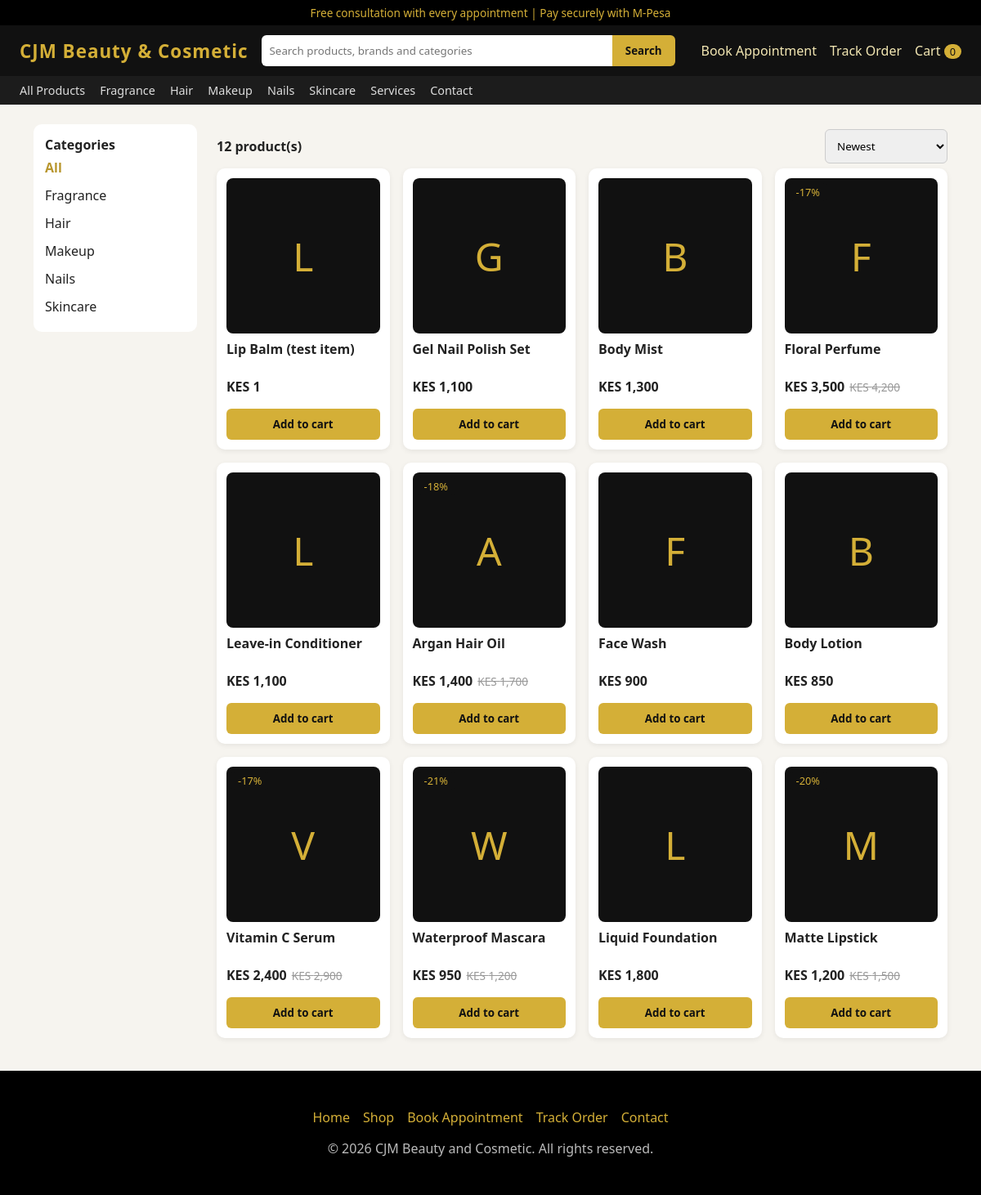
The page /shop.php on the database its author committed.
### tables this page shows
CREATE TABLE products (
  id INT AUTO_INCREMENT PRIMARY KEY,
  name VARCHAR(100) NOT NULL,
  category VARCHAR(50) NOT NULL DEFAULT 'General',
  description TEXT NULL,
  price DECIMAL(10,2) NOT NULL,
  old_price DECIMAL(10,2) NULL,
  image VARCHAR(100) NULL
);

### config.php (called while the page is built, shortened)
<?php
function db() {
    static $pdo;
    if (!$pdo) {
        $pdo = new PDO("mysql:host=".DB_HOST.";dbname=".DB_NAME.";charset=utf8mb4", DB_USER, DB_PASS, [
            PDO::ATTR_ERRMODE => PDO::ERRMODE_EXCEPTION,
            PDO::ATTR_DEFAULT_FETCH_MODE => PDO::FETCH_ASSOC,
        ]);
    }
    return $pdo;
}

### layout.php (the view, shortened to what this page needs)
<?php
require_once __DIR__ . '/config.php';
function e(mixed $s): string { return htmlspecialchars((string)$s, ENT_QUOTES | ENT_SUBSTITUTE, 'UTF-8'); }
function cart_json(array $p): string {
    return e(json_encode(['id' => (int)$p['id'], 'name' => $p['name'], 'price' => (float)$p['price'], 'image' => $p['image']]));
}
function card(array $p): void {
    $disc = ($p['old_price'] && $p['old_price'] > $p['price']) ? round(100 - $p['price'] / $p['old_price'] * 100) : 0; ?>
    <div class="card">
      <a href="product.php?id=<?= $p['id'] ?>">
        <?php if ($disc): ?><span class="badge">-<?= $disc ?>%</span><?php endif; ?>
        <?php if ($p['image']): ?><img class="pimg" src="uploads/<?= e($p['image']) ?>" alt="<?= e($p['name']) ?>">
        <?php else: ?><div class="thumb"><?= e(strtoupper(substr($p['name'], 0, 1))) ?></div><?php endif; ?>
        <h3><?= e($p['name']) ?></h3>
      </a>
      <p class="price">KES <?= number_format($p['price']) ?><?php if ($disc): ?><del>KES <?= number_format($p['old_price']) ?></del><?php endif; ?></p>
      <button onclick="addToCart(<?= cart_json($p) ?>)">Add to cart</button>
    </div>
<?php }
function page_header(string $title): void {
    $cats = db()->query("SELECT DISTINCT category FROM products ORDER BY category")->fetchAll(PDO::FETCH_COLUMN); ?>
<!DOCTYPE html>
<html lang="en">
<head>
  <link rel="stylesheet" href="style.css">
</head>
<body>
<div class="top">Free consultation with every appointment | Pay securely with M-Pesa</div>
<header class="main">
  <div class="bar">
    <a class="logo" href="index.php">CJM Beauty &amp; Cosmetic</a>
    <form class="search" action="shop.php"><input name="q" placeholder="Search products, brands and categories" value="<?= e($_GET['q'] ?? '') ?>"><button>Search</button></form>
    <div class="links"><a href="booking.php">Book Appointment</a><a href="track.php">Track Order</a><a href="cart.php">Cart <span class="cart-count">0</span></a></div>
  </div>
  <nav class="catnav"><a href="shop.php">All Products</a>
    <?php foreach ($cats as $c): ?><a href="shop.php?cat=<?= urlencode($c) ?>"><?= e($c) ?></a><?php endforeach; ?>
    <a href="booking.php">Services</a><a href="contact.php">Contact</a></nav>
</header>
<?php }
function page_footer() { ?>
<footer>
  <p><a href="index.php">Home</a><a href="shop.php">Shop</a><a href="booking.php">Book Appointment</a><a href="track.php">Track Order</a><a href="contact.php">Contact</a></p>
  <p>&copy; <?= date('Y') ?> CJM Beauty and Cosmetic. All rights reserved.</p>
</footer>
</body>
</html>
<?php }

### shop.php (shortened to what this page needs)
<?php require 'layout.php';
$q = trim($_GET['q'] ?? ''); $cat = trim($_GET['cat'] ?? ''); $sort = $_GET['sort'] ?? 'new';
$where = []; $args = [];
$order = ['new' => 'id DESC', 'low' => 'price ASC', 'high' => 'price DESC'][$sort] ?? 'id DESC';
$st = db()->prepare("SELECT * FROM products" . ($where ? " WHERE " . implode(' AND ', $where) : "") . " ORDER BY $order");
$st->execute($args); $products = $st->fetchAll();
$cats = db()->query("SELECT DISTINCT category FROM products ORDER BY category")->fetchAll(PDO::FETCH_COLUMN);
page_header($cat ?: 'Shop');
?>
<main class="wrap shop">
  <aside class="side"><strong>Categories</strong>
    <a href="shop.php" class="<?= $cat === '' ? 'on' : '' ?>">All</a>
    <?php foreach ($cats as $c): ?><a href="shop.php?cat=<?= urlencode($c) ?>" class="<?= $c === $cat ? 'on' : '' ?>"><?= e($c) ?></a><?php endforeach; ?>
  </aside>
  <section>
    <form method="get" style="display:flex;justify-content:space-between;align-items:center">
      <strong><?= count($products) ?> product(s)<?= $q ? ' for "' . e($q) . '"' : '' ?></strong>
      <select name="sort" style="width:auto" onchange="this.form.submit()">
        <option value="new" <?= $sort === 'new' ? 'selected' : '' ?>>Newest</option>
      </select>
    </form>
    <div class="grid"><?php foreach ($products as $p) card($p); ?></div>
  </section>
</main>
<?php page_footer();

### style.css (style rules this page uses)
* { box-sizing:border-box;font-family:system-ui,sans-serif }
:root { --gold:#d4af37;--dark:#111 }
body { margin:0;background:#f6f4ef;color:#222 }
a { color:inherit;text-decoration:none }
.top { background:#000;color:var(--gold);text-align:center;font-size:.85rem;padding:6px }
header.main { background:var(--dark);position:sticky;top:0;z-index:10 }
.bar { display:flex;gap:16px;align-items:center;padding:12px 24px;flex-wrap:wrap }
.logo { color:var(--gold);font-size:1.4rem;font-weight:700;letter-spacing:1px }
.search { flex:1;display:flex;min-width:200px }
.search input { flex:1;margin:0;border:0;border-radius:6px 0 0 6px }
.search button { border-radius:0 6px 6px 0 }
button,.btn { background:var(--gold);color:#111;border:0;padding:10px 16px;border-radius:6px;cursor:pointer;font-weight:600;display:inline-block }
.links a { color:#f3e7b3;margin-left:16px }
.catnav { background:#1c1c1c;padding:8px 24px;display:flex;gap:18px;overflow-x:auto;white-space:nowrap }
.catnav a { color:#ddd;font-size:.9rem }
.cart-count { background:var(--gold);color:#111;border-radius:10px;padding:0 7px;font-size:.8rem }
.wrap { max-width:1150px;margin:24px auto;padding:0 16px }
.grid { display:grid;grid-template-columns:repeat(auto-fill,minmax(210px,1fr));gap:16px }
.card { background:#fff;border-radius:10px;padding:12px;position:relative;box-shadow:0 2px 6px #0001;display:flex;flex-direction:column }
.card h3 { font-size:1rem;margin:8px 0 }
.card button { margin-top:auto;width:100% }
.thumb { height:190px;display:flex;align-items:center;justify-content:center;background:#111;color:var(--gold);font-size:3rem;border-radius:8px }
.price { font-weight:700 }
.price del { color:#999;font-weight:400;font-size:.85rem;margin-left:6px }
.badge { position:absolute;top:18px;left:18px;background:#111;color:var(--gold);padding:2px 8px;border-radius:4px;font-size:.8rem;z-index:1 }
.shop { display:grid;grid-template-columns:200px 1fr;gap:24px }
.side { background:#fff;padding:14px;border-radius:10px;height:fit-content }
.side a { display:block;padding:6px 0 }
.side a.on { color:#b8962e;font-weight:700 }
input,select,textarea { width:100%;padding:10px;margin:6px 0;border:1px solid #ccc;border-radius:6px }
footer { background:#000;color:#bbb;margin-top:40px;padding:30px 24px;text-align:center }
footer a { color:var(--gold);margin:0 8px }

### rows shown on the page
products: name "L", name "Lip Balm (test item)", price "1"
products: name "G", name "Gel Nail Polish Set", price "1,100"
products: name "B", name "Body Mist", price "1,300"
products: disc "17", name "F", name "Floral Perfume", price "3,500", old_price "4,200"
products: name "L", name "Leave-in Conditioner", price "1,100"
products: disc "18", name "A", name "Argan Hair Oil", price "1,400", old_price "1,700"
products: name "F", name "Face Wash", price "900"
products: name "B", name "Body Lotion", price "850"
products: disc "17", name "V", name "Vitamin C Serum", price "2,400", old_price "2,900"
products: disc "21", name "W", name "Waterproof Mascara", price "950", old_price "1,200"
products: name "L", name "Liquid Foundation", price "1,800"
products: disc "20", name "M", name "Matte Lipstick", price "1,200", old_price "1,500"

### other values the page prints
$c "Fragrance"
$c "Hair"
$c "Makeup"
$c "Nails"
$c "Skincare"
count($products) "12"
